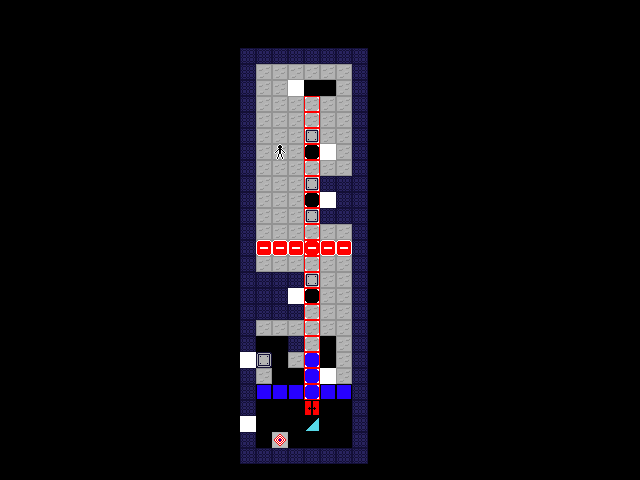

A 2D game scene composited from a Tiled map and its tileset images. What follows is a short description and the map's XML, with each tile layer's data collapsed to a summary:
An orthogonal 40x30 tile map with 16x16 px tiles, 5 tile layers (tiles, pieces, pieces2, pieces3, ...) and 1 object.

<map version="1.10" tiledversion="1.11.0" orientation="orthogonal" renderorder="right-down" width="40" height="30" tilewidth="16" tileheight="16" infinite="0" nextlayerid="8" nextobjectid="9">
 <tileset firstgid="1" name="tiles" tilewidth="16" tileheight="16" tilecount="81" columns="9">
  <image source="tiles.png" width="144" height="144" />
 </tileset>
 <layer id="1" name="tiles" width="40" height="30">
  <data>[1200 cells, 174 non-empty, 5 distinct tile ids]</data>
 </layer>
 <layer id="2" name="pieces" width="40" height="30">
  <data>[1200 cells, 14 non-empty, 5 distinct tile ids]</data>
 </layer>
 <layer id="6" name="pieces2" width="40" height="30">
  <data>[1200 cells, 19 non-empty, 1 distinct tile ids]</data>
 </layer>
 <layer id="7" name="pieces3" width="40" height="30">
  <data>[1200 cells, 0 non-empty, 0 distinct tile ids]</data>
 </layer>
 <layer id="3" name="actors" width="40" height="30">
  <data>[1200 cells, 1 non-empty, 1 distinct tile ids]</data>
 </layer>
 <objectgroup id="5" name="connectors">
  <object id="7" x="296" y="376.5">
   <polyline points="0,0 15.5,31" />
  </object>
 </objectgroup>
</map>
